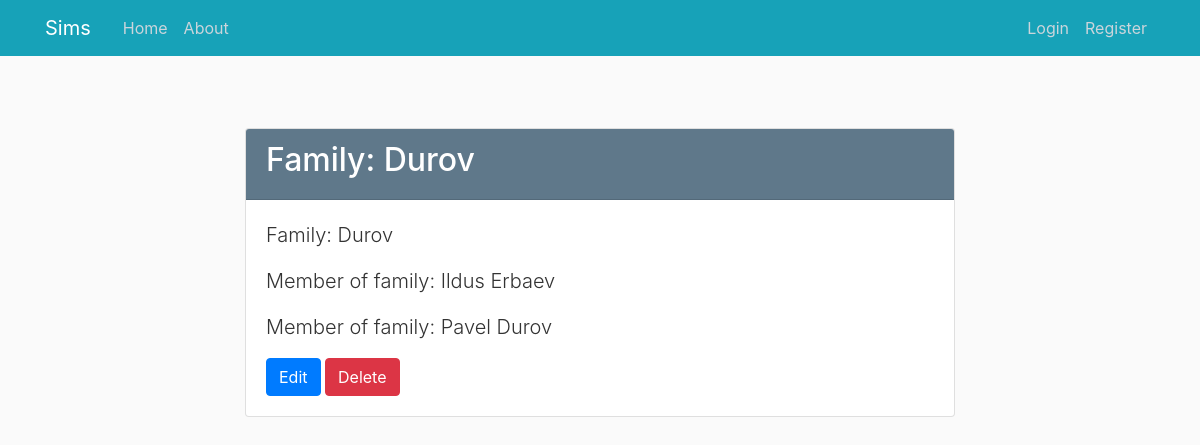
The app's page /family/1 with its own data.
### sims/models.py (models this page shows, shortened)
class Family(db.Model):
    id = db.Column(db.Integer, primary_key=True)
    name = db.Column(db.String(100), nullable=False)

class Human(db.Model):
    id = db.Column(db.Integer, primary_key=True)
    name = db.Column(db.String(100), nullable=False)
    surname = db.Column(db.String(100), nullable=False)
    age = db.Column(db.Integer, nullable=False)
    x_coordinate = db.Column(db.Integer, nullable=False, default=0)
    y_coordinate = db.Column(db.Integer, nullable=False, default=0)
    family_id = db.Column(db.Integer, db.ForeignKey('family.id'))

### sims/families/routes.py (the view)
@families.route("/family/<int:family_id>")
def family(family_id):
    family = Family.query.get_or_404(family_id)
    humans_in_family = Human.query.filter_by(family_id=family.id).all()
    pets_in_family = Pet.query.filter_by(family_id=family.id).all()
    return render_template('families/family.html', family=family,
                           humans_in_family=humans_in_family, pets_in_family=pets_in_family)

### sims/templates/families/family.html (shortened to what this page needs)
{% extends "layout.html" %}
{% block content %}
    <div class="container mt-5">
        <div class="row justify-content-center">
            <div class="col-md-8">
                <div class="card">
                    <div class="card-header bg-steel text-white">
                        <h2 class="text-white">Family: {{ family.name }}</h2>
                    </div>
                    <div class="card-body">
                        <p class="lead">Family: {{ family.name }}</p>
                        {% for human in humans_in_family %}
                            <p class="lead">Member of family: {{ human.name }} {{ human.surname }}</p>
                        {% endfor %}
                        <div class="mt-3">
                            <a href="{{ url_for('families.update_family', family_id=family.id) }}"
                               class="btn btn-primary">Edit</a>
                            <button class="btn btn-danger" id="deleteBtn" data-toggle="modal"
                                    data-target="#deleteModal">Delete
                            </button>
                        </div>
                    </div>
                </div>
            </div>
        </div>
    </div>
{% endblock content %}

### sims/static/main.css (style rules this page uses)
body { background: #fafafa; color: #333333; margin-top: 5rem; }
h1, h2, h3, h4, h5, h6 { color: #444444; }
.bg-steel { background-color: #5f788a; }

### records on screen
Family: name "Durov"
Human: name "Ildus", surname "Erbaev"
Human: name "Pavel", surname "Durov"
